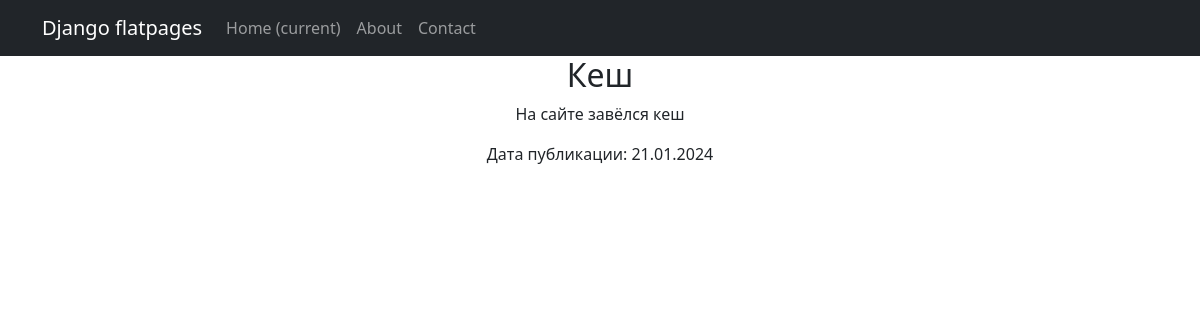
The page /news/34/ on the database its author committed.
### news/models.py (models this page shows, shortened)
class News(models.Model):
    title = models.CharField(max_length=100)
    publication_date = models.DateField()
    text = models.TextField()
    category = models.ForeignKey('Category', on_delete=models.CASCADE, default=1)

### news/views.py (the view)
# urls.py: path('<int:pk>/', cache_page(60*10) (NewsDetail.as_view()), name='news_detail'),
class NewsDetail(DetailView):
    model = News
    template_name = 'news_detail.html'
    context_object_name = 'news'
    @method_decorator(cache_page(60 * 5))  # Кэширование страницы на 5 минут
    def dispatch(self, *args, **kwargs):
        return super().dispatch(*args, **kwargs)
    def get_object(self, *args, **kwargs):
        obj = cache.get(f'product-{self.kwargs["pk"]}',
                        None)
        if not obj:
            obj = super().get_object(queryset=self.queryset)
            cache.set(f'product-{self.kwargs["pk"]}', obj)
            return obj

### news/templatetags/censor.py (called while the page is built)
@register.filter(name='censor')
def censor(value):
    censored_words = ['редиска', 'Редиска', 'РЕДИСКА', 'петрушка', 'Петрушка', 'ПЕТРУШКА']  # список нежелательных слов
    for word in censored_words:
        value = value.replace(word, '*' * len(word))
    return value

### templates/news_detail.html
{% extends "flatpages/default.html" %}
{% load censor %}  # Эта строка загружает ваши собственные фильтры
{% block content %}
  <h2>{{ news.title }}</h2>
  <p>{{ news.text|censor }}</p>
  <p>Дата публикации: {{ news.publication_date|date:"d.m.Y" }}</p>
{% endblock %}

### rows shown on the page
News: title "Кеш", text|censor "На сайте завёлся кеш", publication_date "21.01.2024"
